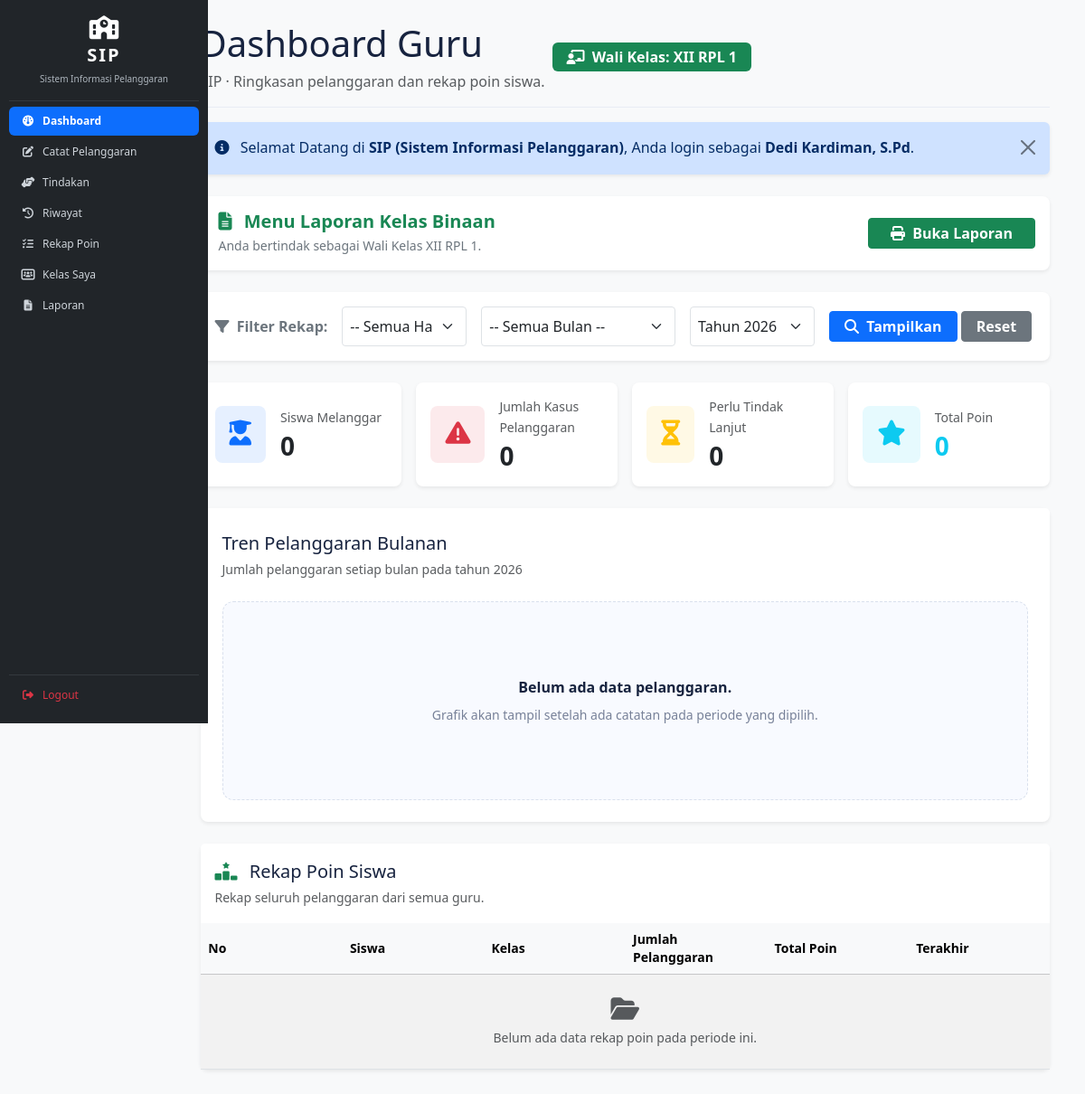
The page /guru/dashboard_guru.php (signed in) on the database as committed earlier.
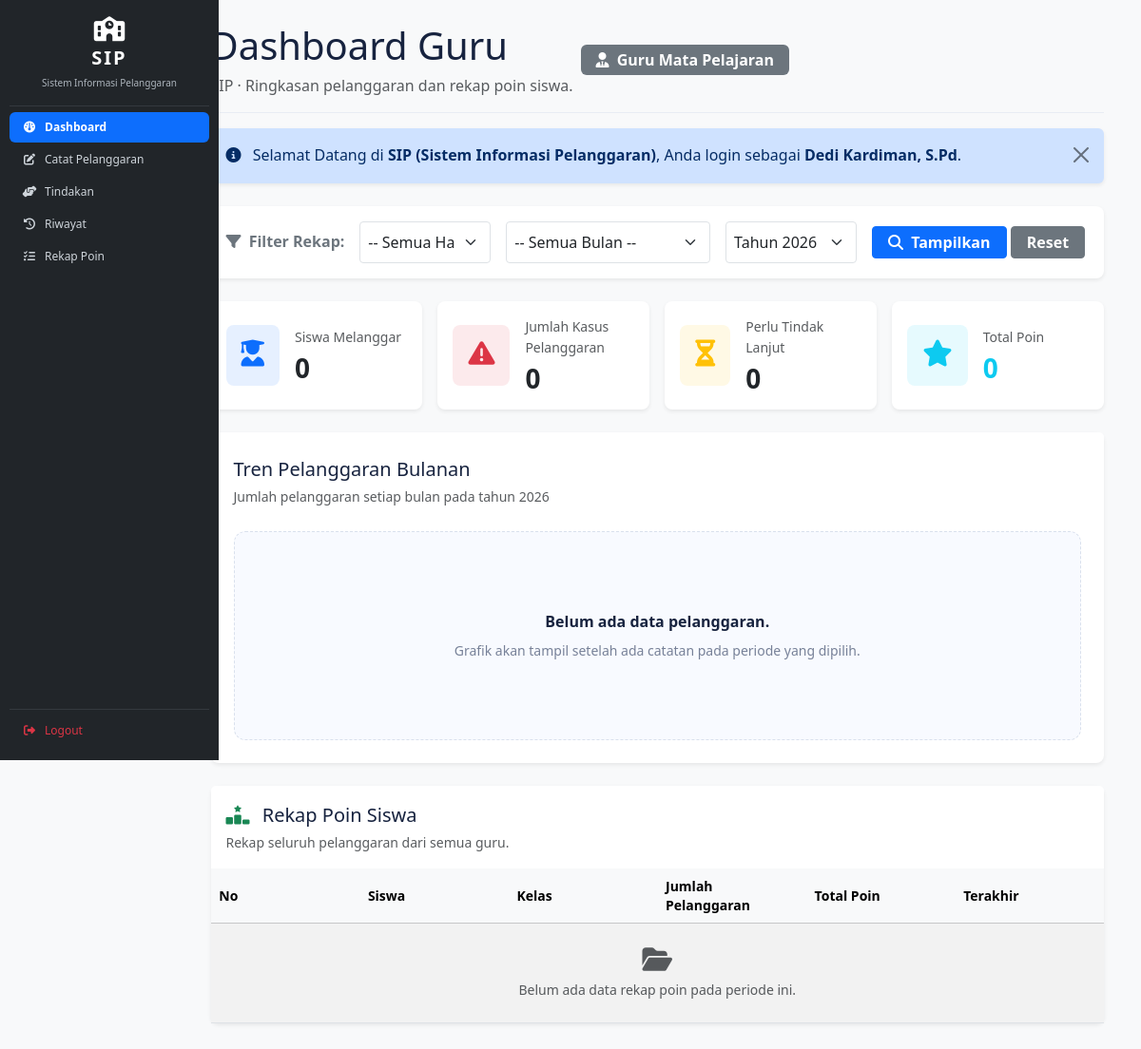
The same page on the database as committed later.
### tables this page shows
CREATE TABLE `t_wali_kelas` (
  `id` int(11) NOT NULL,
  `tahun_ajaran_id` int(11) DEFAULT NULL,
  `kelas_id` int(11) DEFAULT NULL,
  `guru_id` int(11) DEFAULT NULL,
  `user_id` int(11) NOT NULL,
  `tanggal_mulai` date NOT NULL,
  `tanggal_selesai` date NOT NULL,
  `status_aktif` tinyint(1) NOT NULL,
  `created_at` timestamp NOT NULL DEFAULT current_timestamp() ON UPDATE current_timestamp(),
  `updated_at` timestamp NOT NULL DEFAULT current_timestamp()
);

CREATE TABLE `t_kelas` (
  `id` int(11) NOT NULL,
  `nama` varchar(100) DEFAULT NULL,
  `tingkat` varchar(20) NOT NULL,
  `jurusan` varchar(100) NOT NULL,
  `status_aktif` tinyint(1) NOT NULL,
  `created_at` timestamp NOT NULL DEFAULT current_timestamp(),
  `updated_at` timestamp NOT NULL DEFAULT current_timestamp()
);

### includes/akses_pelanggaran.php (called while the page is built, shortened)
<?php
function konteks_akses_pelanggaran(mysqli $koneksi, bool $wali_saja = false): array
{
    $role = strtolower(trim($_SESSION['role'] ?? ''));
    if (function_exists('normalisasi_role')) {
        $role = normalisasi_role($role);
    }
    $user_id = (int)(
        $_SESSION['id_user']
        ?? $_SESSION['user_id']
        ?? $_SESSION['id']
        ?? 0
    );
    $stmt = mysqli_prepare(
        $koneksi,
        "SELECT id
         FROM t_guru
         WHERE user_id = ?
         AND status_aktif = 1
         LIMIT 1"
    );
    mysqli_stmt_bind_param($stmt, 'i', $user_id);
    mysqli_stmt_execute($stmt);
    $hasil_guru = mysqli_stmt_get_result($stmt);
    $guru = $hasil_guru ? mysqli_fetch_assoc($hasil_guru) : null;
    $guru_id = (int)$guru['id'];
    $stmt = mysqli_prepare(
        $koneksi,
        "SELECT DISTINCT kelas_id
         FROM t_wali_kelas
         WHERE guru_id = ?
         AND status_aktif = 1
         AND kelas_id IS NOT NULL"
    );
    mysqli_stmt_bind_param($stmt, 'i', $guru_id);
    mysqli_stmt_execute($stmt);
    $hasil_kelas = mysqli_stmt_get_result($stmt);
    $kelas_ids = [];
    if ($hasil_kelas) {
        while ($row = mysqli_fetch_assoc($hasil_kelas)) {
            $kelas_ids[] = (int)$row['kelas_id'];
        }
    }
    $kelas_ids = array_values(array_unique($kelas_ids));
    $is_wali = !empty($kelas_ids);
    return [
        'role' => $role,
        'guru_id' => $guru_id,
        'kelas_ids' => $kelas_ids,
        'is_wali' => $is_wali,
    ];
}
?>

### includes/cek_session.php (called while the page is built, shortened)
<?php
if (!function_exists('normalisasi_role')) {
    function normalisasi_role($role)
    {
        $role = strtolower(trim((string)$role));
        $alias_wali = [
            'wali_kelas',
            'walikelas',
            'wali kelas',
            'wali-kelas',
            'guru wali kelas',
            'guru_wali_kelas',
            'guru-wali-kelas'
        ];
        if (in_array($role, $alias_wali, true)) {
            return 'guru_wali_kelas';
        }
        return $role;
    }
}
?>

### guru/dashboard_guru.php (the view, shortened to what the changed rows need)
<?php
include '../includes/cek_session.php';
include '../config/koneksi.php';
$user_id_login = (int)($_SESSION['id_user'] ?? 0);
$q_guru_login = mysqli_query(
    $koneksi,
    "SELECT id FROM t_guru
     WHERE user_id = $user_id_login
     LIMIT 1"
);
$data_guru_login = $q_guru_login
    ? mysqli_fetch_assoc($q_guru_login)
    : null;
$current_guru_id = (int)($data_guru_login['id'] ?? 0);
$data_walas = null;
if ($current_guru_id > 0) {
    $q_cek_walas = mysqli_query($koneksi, "
        SELECT tw.*, k.nama AS nama_kelas
        FROM t_wali_kelas tw
        JOIN t_kelas k ON k.id = tw.kelas_id
        JOIN t_tahun_ajaran ta ON ta.id = tw.tahun_ajaran_id
        WHERE tw.guru_id = $current_guru_id
          AND ta.status_aktif = 1
        LIMIT 1
    ");
    $data_walas = $q_cek_walas
        ? mysqli_fetch_assoc($q_cek_walas)
        : null;
}
$is_wali_kelas = !empty($data_walas);
$nama_kelas_binaan = $data_walas['nama_kelas'] ?? '';
?>
<!DOCTYPE html>
<html lang="id">
<head>
    <link href="https://cdn.jsdelivr.net/npm/bootstrap@5.3.3/dist/css/bootstrap.min.css" rel="stylesheet">
    <link rel="stylesheet" href="https://cdnjs.cloudflare.com/ajax/libs/font-awesome/6.4.0/css/all.min.css">
    <link rel="stylesheet" href="../layout/style.css">
</head>
<body class="bg-light">
<div class="container-fluid">
    <div class="row">
        <?php include '../layout/sidebar.php'; ?>
        <main class="col-md-9 ms-sm-auto col-lg-10 p-4 guru-content">
            <header class="admin-page-header mb-3">
                <div class="admin-page-heading d-flex justify-content-between align-items-center flex-wrap gap-2">
                    <div>
                        <h1>Dashboard Guru</h1>
                    </div>
                    <div>
                        <?php if ($is_wali_kelas): ?>
                            <span class="badge bg-success px-3 py-2 fs-6">
                                <i class="fa-solid fa-chalkboard-user me-1"></i>
                                Wali Kelas: <?= htmlspecialchars($nama_kelas_binaan) ?>
                            </span>
                        <?php else: ?>
                            <span class="badge bg-secondary px-3 py-2 fs-6">
                                <i class="fa-solid fa-user-tie me-1"></i>
                                Guru Mata Pelajaran
                            </span>
                        <?php endif; ?>
                    </div>
                </div>
            </header>
            <?php if ($is_wali_kelas): ?>
                <div class="row g-3 mb-4">
                    <div class="col-12">
                        <div class="card border-0 shadow-sm rounded-3 bg-white border-start border-success border-4 p-3">
                            <div class="d-flex justify-content-between align-items-center flex-wrap gap-2">
                                <div>
                                    <h5 class="fw-bold mb-1 text-success">
                                        <i class="fa-solid fa-file-lines me-2"></i>
                                        Menu Laporan Kelas Binaan
                                    </h5>
                                    <p class="text-secondary small mb-0">
                                        Anda bertindak sebagai Wali Kelas
                                        <?= htmlspecialchars($nama_kelas_binaan) ?>.
                                    </p>
                                </div>
                                <a href="laporan_guru.php"
                                   class="btn btn-success btn-sm px-4 fw-semibold">
                                    <i class="fa-solid fa-print me-1"></i>
                                    Buka Laporan
                                </a>
                            </div>
                        </div>
                    </div>
                </div>
            <?php endif; ?>
            <div class="card border-0 shadow-sm rounded-3 mb-4">
                <div class="card-body p-0">
                    <div class="table-responsive">
                        <table class="table table-striped table-hover align-middle mb-0">
                            <thead class="table-light">
                                <tr>
                                    <th>No</th>
                                    <th>Siswa</th>
                                    <th>Kelas</th>
                                    <th>Jumlah Pelanggaran</th>
                                    <th>Total Poin</th>
                                    <th>Terakhir</th>
                                </tr>
                            </thead>
                        </table>
                    </div>
                </div>
            </div>
        </main>
    </div>
</div>
</body>
</html>

### layout/sidebar.php (shortened to what the changed rows need)
<?php
$current_page = strtolower(
    pathinfo(basename($_SERVER['PHP_SELF'] ?? ''), PATHINFO_FILENAME)
);
$base_url = '/Ukk_2026/';
require_once __DIR__ . '/../config/koneksi.php';
require_once __DIR__ . '/../includes/akses_pelanggaran.php';
if (!function_exists('ambil_role_sidebar')) {
    function ambil_role_sidebar()
    {
        $role = strtolower(trim($_SESSION['role'] ?? ''));
        if (function_exists('normalisasi_role')) {
            $role = normalisasi_role($role);
        }
        $role = strtolower(trim($role));
        $alias_wali = [
            'wali kelas',
            'wali_kelas',
            'wali-kelas',
            'guru wali kelas',
            'guru wali_kelas',
            'guru-wali-kelas',
            'guru_walikelas'
        ];
        return $role;
    }
}
$role = ambil_role_sidebar();
$role_admin = ($role === 'admin');
$role_wali = false;
if ($role === 'guru_wali_kelas') {
    $role_wali = true;
}
$role_guru = (
    $role === 'guru' &&
    !$role_wali
);
if (!function_exists('menu_aktif')) {
    function menu_aktif($menu, $current_page)
    {
        $menu = basename($menu);
        $menu = strtolower(pathinfo($menu, PATHINFO_FILENAME));
        $current_page = strtolower(
            pathinfo(basename($current_page), PATHINFO_FILENAME)
        );
        $kelompok_guru = [
            'dashboard_guru' => [
                'dashboard_guru'
            ],
            'catat_pelanggaran' => [
                'catat_pelanggaran',
                'tambah_pelanggaran',
                'edit_pelanggaran',
                'hapus_pelanggaran',
                'edit_catatan_pelanggaran',
                'tambah_catatan_pelanggaran',
                'hapus_catatan_pelanggaran',
                'proses_simpan_pelanggaran',
                'proses_tambah_pelanggaran',
                'proses_edit_pelanggaran',
                'proses_hapus_pelanggaran',
                'proses_edit_catatan_pelanggaran',
                'proses_hapus_catatan_pelanggaran',
                'ubah_pelanggaran',
                'detail_pelanggaran',
                'detail_catatan_pelanggaran'
            ],
            'tindakan_guru' => [
                'tindakan_guru',
                'tambah_tindakan',
                'edit_tindakan',
                'hapus_tindakan',
                'proses_tindakan',
                'proses_simpan_tindakan',
                'proses_tambah_tindakan',
                'proses_edit_tindakan',
                'proses_hapus_tindakan'
            ],
            'riwayat_guru' => [
                'riwayat_guru',
                'detail_riwayat'
            ],
            'rekap_poin' => [
                'rekap_poin',
                'detail_rekap'
            ],
            'kelas_saya' => [
                'kelas_saya',
                'detail_siswa_kelas'
            ],
            'laporan_guru' => [
                'laporan_guru'
            ]
        ];
        $role = ambil_role_sidebar();
        $is_wali = (
            $role === 'guru_wali_kelas'
        );
        if ($role === 'admin') {
            $kelompok_menu = $kelompok_admin;
        } else {
            $kelompok_menu = $kelompok_guru;
        }
        if ($current_page === $menu) {
            return 'active';
        }
        return '';
    }
}
?>
<link href="https://cdn.jsdelivr.net/npm/bootstrap@5.3.3/dist/css/bootstrap.min.css" rel="stylesheet">
<link rel="stylesheet" href="https://cdnjs.cloudflare.com/ajax/libs/font-awesome/6.5.2/css/all.min.css">
<div class="sidebar">
    <?php if ($role_admin): ?>
        <ul class="nav nav-pills flex-column mb-0">
            <li class="nav-item">
                <a href="<?= $base_url ?>dashboard.php"
                   class="nav-link <?= menu_aktif('dashboard.php', $current_page) ?>">
                    <i class="fa-solid fa-gauge"></i>
                    Dashboard
                </a>
            </li>
            <li>
                <a href="<?= $base_url ?>guru/kelola_guru.php"
                   class="nav-link <?= menu_aktif('kelola_guru.php', $current_page) ?>">
                    <i class="fa-solid fa-chalkboard-user"></i>
                    Kelola Guru
                </a>
            </li>
            <li>
                <a href="<?= $base_url ?>kelola_siswa.php"
                   class="nav-link <?= menu_aktif('kelola_siswa.php', $current_page) ?>">
                    <i class="fa-solid fa-users"></i>
                    Kelola Siswa
                </a>
            </li>
            <li>
                <a href="<?= $base_url ?>kelola_kelas.php"
                   class="nav-link <?= menu_aktif('kelola_kelas.php', $current_page) ?>">
                    <i class="fa-solid fa-door-open"></i>
                    Kelola Kelas
                </a>
            </li>
            <li>
                <a href="<?= $base_url ?>kelola_tahun_ajaran.php"
                   class="nav-link <?= menu_aktif('kelola_tahun_ajaran.php', $current_page) ?>">
                    <i class="fa-solid fa-calendar-days"></i>
                    Kelola Tahun Ajaran
                </a>
            </li>
            <li>
                <a href="<?= $base_url ?>penempatan_siswa.php"
                   class="nav-link <?= menu_aktif('penempatan_siswa.php', $current_page) ?>">
                    <i class="fa-solid fa-right-left"></i>
                    Penempatan Siswa
                </a>
            </li>
            <li>
                <a href="<?= $base_url ?>kelola_walikelas.php"
                   class="nav-link <?= menu_aktif('kelola_walikelas.php', $current_page) ?>">
                    <i class="fa-solid fa-user-tie"></i>
                    Kelola Wali Kelas
                </a>
            </li>
            <li>
                <a href="<?= $base_url ?>kelola_pelanggaran_kategori.php"
                   class="nav-link <?= menu_aktif('kelola_pelanggaran_kategori.php', $current_page) ?>">
                    <i class="fa-solid fa-layer-group"></i>
                    Kategori Pelanggaran
                </a>
            </li>
            <li>
                <a href="<?= $base_url ?>kelola_jenis_pelanggaran.php"
                   class="nav-link <?= menu_aktif('kelola_jenis_pelanggaran.php', $current_page) ?>">
                    <i class="fa-solid fa-list-check"></i>
                    Jenis Pelanggaran
                </a>
            </li>
            <li>
                <a href="<?= $base_url ?>laporan.php"
                   class="nav-link <?= menu_aktif('laporan.php', $current_page) ?>">
                    <i class="fa-solid fa-file-pdf"></i>
                    Laporan
                </a>
            </li>
            <li>
                <a href="<?= $base_url ?>guru/riwayat_guru.php"
                   class="nav-link <?= menu_aktif('riwayat_guru.php', $current_page) ?>">
                    <i class="fa-solid fa-clock-rotate-left"></i>
                    Riwayat
                </a>
            </li>
        </ul>
    <?php elseif ($role_guru || $role_wali): ?>
        <ul class="nav nav-pills flex-column mb-0">
            <?php if ($role_wali): ?>
                <li>
                    <a href="<?= $base_url ?>guru/kelas_saya.php"
                       class="nav-link <?= menu_aktif('kelas_saya.php', $current_page) ?>">
                        <i class="fa-solid fa-users-rectangle"></i>
                        Kelas Saya
                    </a>
                </li>
                <li>
                    <a href="<?= $base_url ?>guru/laporan_guru.php"
                       class="nav-link <?= menu_aktif('laporan_guru.php', $current_page) ?>">
                        <i class="fa-solid fa-file-lines"></i>
                        Laporan
                    </a>
                </li>
            <?php endif; ?>
        </ul>
    <?php endif; ?>
</div>

Rows that differ between the two databases and show on the page:
removed t_wali_kelas: kelas.nama "XII RPL 1"
Other text that changed with them:
text no longer shown: "Kelas Saya Laporan Wali Kelas: Menu Laporan Kelas Binaan Anda bertindak sebagai Wali Kelas . Buka Laporan"
text now shown: "Guru Mata Pelajaran"
